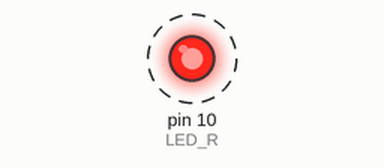
Simulated run of this sketch. Board: Arduino Uno, built with avr-gcc and run on an emulated ATmega328P. Shown: output pins drawn as LEDs (lit = HIGH). Dashed ring = blinking.

Above: at 0.5 s.
Timing chart, 0 to 4.6 s (numbered marks = the images above):
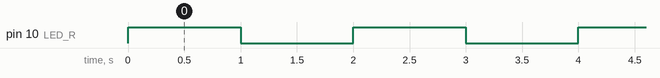

Measured:
- by itself, pin 10 (LED_R): alternates HIGH for 1.0 s and LOW for 1.0 s

The sketch:

C1_blink_LED.ino
```cpp
//Mon nouveau projet (blink 1)

#define LED_R 10
#define LED_B 15
void setup() {
  pinMode(LED_R, OUTPUT);
}

void loop() {
  digitalWrite(LED_R, HIGH);
  delay(1000);
  digitalWrite(LED_R, LOW);
  delay(1000);
}
```
